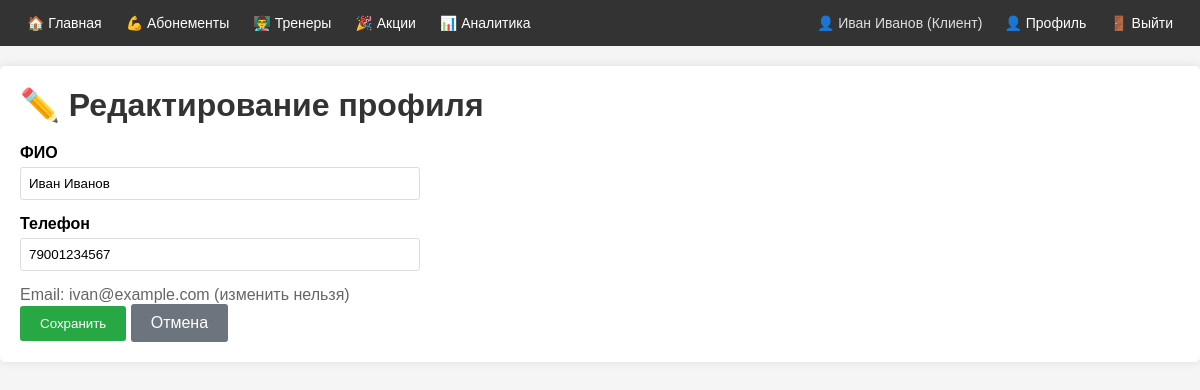
Page /profile/edit/ (signed in) on the committed database.
### club/models.py (models this page shows, shortened)
class User(AbstractBaseUser, PermissionsMixin):
    ROLE_CHOICES = [
        ('client', 'Клиент'),
        ('gym_admin', 'Админ тренажерки'),
        ('superadmin', 'Суперадмин сайта'),
    ]
    full_name = models.CharField(max_length=100, verbose_name='ФИО')
    email = models.EmailField(unique=True, verbose_name='Email')
    phone = models.CharField(max_length=20, blank=True, null=True, verbose_name='Телефон')
    role = models.CharField(max_length=20, choices=ROLE_CHOICES, default='client', verbose_name='Роль')
    created_at = models.DateTimeField(default=timezone.now, verbose_name='Дата регистрации')
    last_login = models.DateTimeField(blank=True, null=True, verbose_name='Последний вход')
    is_active = models.BooleanField(default=True, verbose_name='Активен')
    is_staff = models.BooleanField(default=False, verbose_name='Доступ в админку')
    preferred_trainer = models.ForeignKey(
        'Trainer',
        on_delete=models.SET_NULL,
        blank=True, null=True,
        related_name='preferred_by',    # trainer.preferred_by.all() — все клиенты этого тренера
        verbose_name='Предпочитаемый тренер'
    )
    objects = UserManager()
    USERNAME_FIELD = 'email'
    REQUIRED_FIELDS = ['full_name']
    class Meta:
        verbose_name = 'Пользователь'
        verbose_name_plural = 'Пользователи'
        ordering = ['-created_at']      # [Ч1] Meta ordering: новые пользователи сначала

### club/views.py (the view, shortened to what this page needs)
# urls.py: path('profile/edit/', views.profile_edit_view, name='profile_edit'),
@login_required
def profile_edit_view(request):
    user = request.user
    return render(request, 'club/auth/profile_edit.html', {'user': user})

### club/templates/club/auth/profile_edit.html (shortened to what this page needs)
{% extends 'club/base.html' %}
{% block content %}
<h1>✏️ Редактирование профиля</h1>
<form method="post" style="max-width: 400px;">
    <div style="margin-bottom: 15px;">
        <label for="full_name" style="display: block; font-weight: bold; margin-bottom: 5px;">ФИО</label>
        <input type="text" name="full_name" id="full_name" value="{{ user.full_name }}"
               style="width: 100%; padding: 8px; border: 1px solid #ddd; border-radius: 3px;">
    </div>
    <div style="margin-bottom: 15px;">
        <label for="phone" style="display: block; font-weight: bold; margin-bottom: 5px;">Телефон</label>
        <input type="text" name="phone" id="phone" value="{{ user.phone|default:'' }}"
               style="width: 100%; padding: 8px; border: 1px solid #ddd; border-radius: 3px;"
               placeholder="+7 (XXX) XXX-XX-XX">
    </div>
    <p style="color: #666;">Email: {{ user.email }} (изменить нельзя)</p>
    <button type="submit" style="background-color: #28a745; color: white; padding: 10px 20px; border: none; border-radius: 3px; cursor: pointer;">Сохранить</button>
    <a href="{% url 'profile' %}" style="background-color: #6c757d; color: white; padding: 10px 20px; text-decoration: none; border-radius: 3px; display: inline-block;">Отмена</a>
</form>
{% endblock %}

### club/templates/club/base.html (shortened to what this page needs)
<!DOCTYPE html>
<html lang="ru">
<head>
</head>
<body>
<nav>
    <div class="nav-links">
        <a href="{% url 'home' %}">🏠 Главная</a>
        <a href="{% url 'membership_list' %}">💪 Абонементы</a>
        <a href="{% url 'trainer_list' %}">👨‍🏫 Тренеры</a>
        <a href="{% url 'promotion_list' %}">🎉 Акции</a>
        {% if user.is_authenticated %}
            <a href="{% url 'analytics' %}">📊 Аналитика</a>
        {% endif %}
    </div>
    <div class="nav-right">
        {% if user.is_authenticated %}
            <span class="user-info">👤 {{ user.full_name }} ({{ user.get_role_display }})</span>
            <a href="{% url 'profile' %}">👤 Профиль</a>
            <form method="post" action="{% url 'logout' %}" style="display: inline;">
                <button type="submit" style="background: none; border: none; color: white; cursor: pointer; padding: 15px 12px; font: inherit; font-size: 14px;">
                    🚪 Выйти
                </button>
            </form>
        {% else %}
            <a href="{% url 'login' %}">🔑 Войти</a>
            <a href="{% url 'register' %}">📝 Регистрация</a>
        {% endif %}
    </div>
</nav>
<div class="container">
    {% block content %}{% endblock %}
</div>
</body>
</html>

### club/templates/club/base.html (style rules this page uses)
* { box-sizing: border-box; margin: 0; padding: 0; }
body { font-family: Arial, sans-serif; background-color: #f5f5f5; }
nav { background-color: #333; padding: 0 15px; display: flex; align-items: center; justify-content: space-between; flex-wrap: wrap; }
nav .nav-links { display: flex; flex-wrap: wrap; }
nav a { color: white; text-decoration: none; padding: 15px 12px; display: inline-block; font-size: 14px; }
nav .nav-right { display: flex; align-items: center; }
nav .user-info { color: #ddd; padding: 15px 10px; font-size: 14px; }
.container { max-width: 1200px; margin: 20px auto; padding: 20px; background-color: white; border-radius: 5px; box-shadow: 0 0 10px rgba(0,0,0,0.1); }
h1 { color: #333; margin-bottom: 20px; }
input[type="text"], input[type="email"], input[type="password"], input[type="number"], textarea, select { width: 100%; padding: 8px; border: 1px solid #ddd; border-radius: 3px; box-sizing: border-box; }
label { display: block; font-weight: bold; margin-bottom: 5px; }

### rows in the picture
User: full_name "Иван Иванов", role "Клиент", phone "79001234567", email "ivan@example.com"
